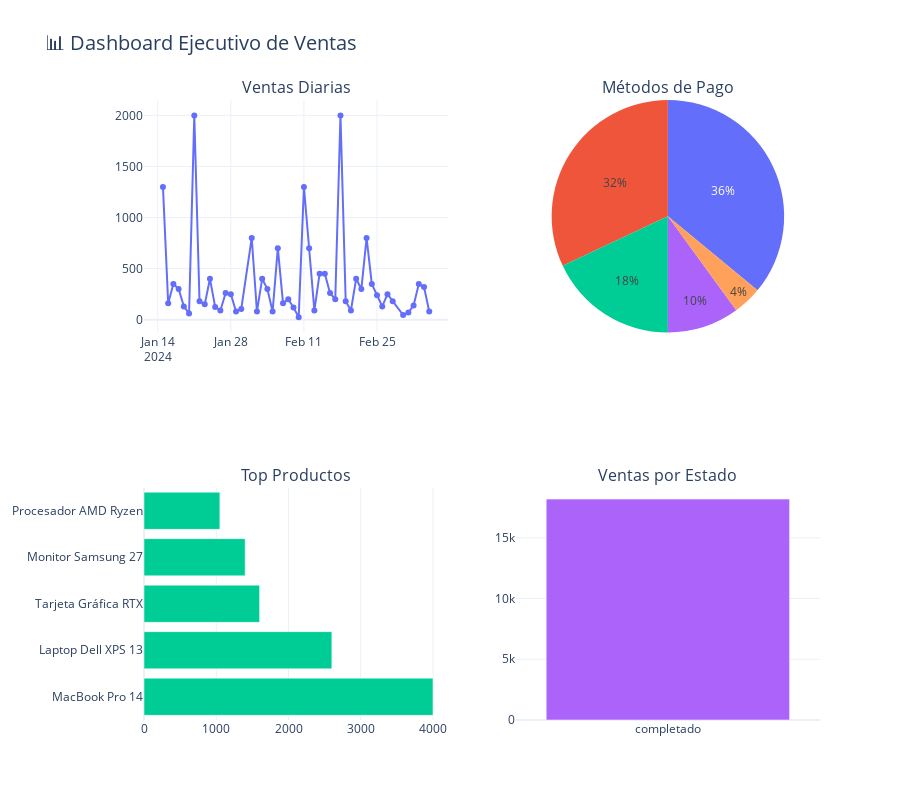

Source (notebook cell):
### Markdown cell above
### 5.5 Dashboard con Múltiples Gráficos

### Code cell
# Crear subplot con 4 gráficos
fig = make_subplots(
    rows=2, cols=2,
    subplot_titles=('Ventas Diarias', 'Métodos de Pago', 'Top Productos', 'Ventas por Estado'),
    specs=[[{'type': 'scatter'}, {'type': 'pie'}],
           [{'type': 'bar'}, {'type': 'bar'}]]
)

# 1. Línea de ventas diarias
ventas_dia = ventas.groupby('fecha_venta')['total'].sum().reset_index()
fig.add_trace(
    go.Scatter(x=ventas_dia['fecha_venta'], y=ventas_dia['total'], mode='lines+markers', name='Ventas'),
    row=1, col=1
)

# 2. Pie chart de métodos de pago
metodos = ventas['metodo_pago'].value_counts()
fig.add_trace(
    go.Pie(labels=metodos.index, values=metodos.values, name='Métodos'),
    row=1, col=2
)

# 3. Top productos
top_productos = ventas_productos.groupby('producto')['total'].sum().nlargest(5)
fig.add_trace(
    go.Bar(x=top_productos.values, y=top_productos.index, orientation='h', name='Top Productos'),
    row=2, col=1
)

# 4. Ventas por estado
ventas_estado = ventas.groupby('estado')['total'].sum()
fig.add_trace(
    go.Bar(x=ventas_estado.index, y=ventas_estado.values, name='Estados'),
    row=2, col=2
)

# Actualizar layout
fig.update_layout(
    title_text='📊 Dashboard Ejecutivo de Ventas',
    title_font_size=20,
    showlegend=False,
    height=800,
    template='plotly_white'
)

fig.show()

print("✅ Dashboard interactivo generado correctamente")

### Figure 1 — Plotly figure (JSON) as saved in the notebook; plotly's stock layout.template omitted (floating-point values rounded to 4 significant figures)
{"data": [{"mode": "lines+markers", "name": "Ventas", "type": "scatter", "x": ["2024-01-15T00:00:00.000000000", "2024-01-16T00:00:00.000000000", "2024-01-17T00:00:00.000000000", "2024-01-18T00:00:00.000000000", "2024-01-19T00:00:00.000000000", "2024-01-20T00:00:00.000000000", "2024-01-21T00:00:00.000000000", "2024-01-22T00:00:00.000000000", "2024-01-23T00:00:00.000000000", "2024-01-24T00:00:00.000000000", "2024-01-25T00:00:00.000000000", "2024-01-26T00:00:00.000000000", "2024-01-27T00:00:00.000000000", "2024-01-28T00:00:00.000000000", "2024-01-29T00:00:00.000000000", "2024-01-30T00:00:00.000000000", "2024-02-01T00:00:00.000000000", "2024-02-02T00:00:00.000000000", "2024-02-03T00:00:00.000000000", "2024-02-04T00:00:00.000000000", "2024-02-05T00:00:00.000000000", "2024-02-06T00:00:00.000000000", "2024-02-07T00:00:00.000000000", "2024-02-08T00:00:00.000000000", "2024-02-09T00:00:00.000000000", "2024-02-10T00:00:00.000000000", "2024-02-11T00:00:00.000000000", "2024-02-12T00:00:00.000000000", "2024-02-13T00:00:00.000000000", "2024-02-14T00:00:00.000000000", "2024-02-15T00:00:00.000000000", "2024-02-16T00:00:00.000000000", "2024-02-17T00:00:00.000000000", "2024-02-18T00:00:00.000000000", "2024-02-19T00:00:00.000000000", "2024-02-20T00:00:00.000000000", "2024-02-21T00:00:00.000000000", "2024-02-22T00:00:00.000000000", "2024-02-23T00:00:00.000000000", "2024-02-24T00:00:00.000000000", "2024-02-25T00:00:00.000000000", "2024-02-26T00:00:00.000000000", "2024-02-27T00:00:00.000000000", "2024-02-28T00:00:00.000000000", "2024-03-01T00:00:00.000000000", "2024-03-02T00:00:00.000000000", "2024-03-03T00:00:00.000000000", "2024-03-04T00:00:00.000000000", "2024-03-05T00:00:00.000000000", "2024-03-06T00:00:00.000000000"], "xaxis": "x", "y": [1300.0, 160.0, 350.0, 300.0, 130.0, 59.97, 2000.0, 180.0, 150.0, 400.0, 125.0, 89.99, 260.0, 250.0, 79.99, 105.0, 800.0, 79.99, 400.0, 300.0, 79.98, 700.0, 160.0, 200.0, 120.0, 24.99, 1300.0, 700.0, 89.99, 450.0, 450.0, 260.0, 199.9, 2000.0, 180.0, 89.99, 400.0, 300.0, 800.0, 350.0, 240.0, 130.0, 250.0, 180.0, 44.99, 69.98, 140.0, 350.0, 320.0, 79.99], "yaxis": "y"}, {"domain": {"x": [0.55, 1], "y": [0.625, 1]}, "labels": ["tarjeta_credito", "paypal", "tarjeta_debito", "efectivo", "transferencia"], "name": "Métodos", "type": "pie", "values": [18, 16, 9, 5, 2]}, {"name": "Top Productos", "orientation": "h", "type": "bar", "x": [4000.0, 2600.0, 1600.0, 1400.0, 1050.0], "xaxis": "x2", "y": ["MacBook Pro 14", "Laptop Dell XPS 13", "Tarjeta Gráfica RTX", "Monitor Samsung 27", "Procesador AMD Ryzen"], "yaxis": "y2"}, {"name": "Estados", "type": "bar", "x": ["completado"], "xaxis": "x3", "y": [18180.0], "yaxis": "y3"}], "layout": {"annotations": [{"font": {"size": 16}, "showarrow": false, "text": "Ventas Diarias", "x": 0.225, "xanchor": "center", "xref": "paper", "y": 1, "yanchor": "bottom", "yref": "paper"}, {"font": {"size": 16}, "showarrow": false, "text": "Métodos de Pago", "x": 0.775, "xanchor": "center", "xref": "paper", "y": 1, "yanchor": "bottom", "yref": "paper"}, {"font": {"size": 16}, "showarrow": false, "text": "Top Productos", "x": 0.225, "xanchor": "center", "xref": "paper", "y": 0.375, "yanchor": "bottom", "yref": "paper"}, {"font": {"size": 16}, "showarrow": false, "text": "Ventas por Estado", "x": 0.775, "xanchor": "center", "xref": "paper", "y": 0.375, "yanchor": "bottom", "yref": "paper"}], "height": 800, "showlegend": false, "title": {"font": {"size": 20}, "text": "📊 Dashboard Ejecutivo de Ventas"}, "xaxis": {"anchor": "y", "domain": [0, 0.45]}, "xaxis2": {"anchor": "y2", "domain": [0, 0.45]}, "xaxis3": {"anchor": "y3", "domain": [0.55, 1]}, "yaxis": {"anchor": "x", "domain": [0.625, 1]}, "yaxis2": {"anchor": "x2", "domain": [0, 0.375]}, "yaxis3": {"anchor": "x3", "domain": [0, 0.375]}}}
